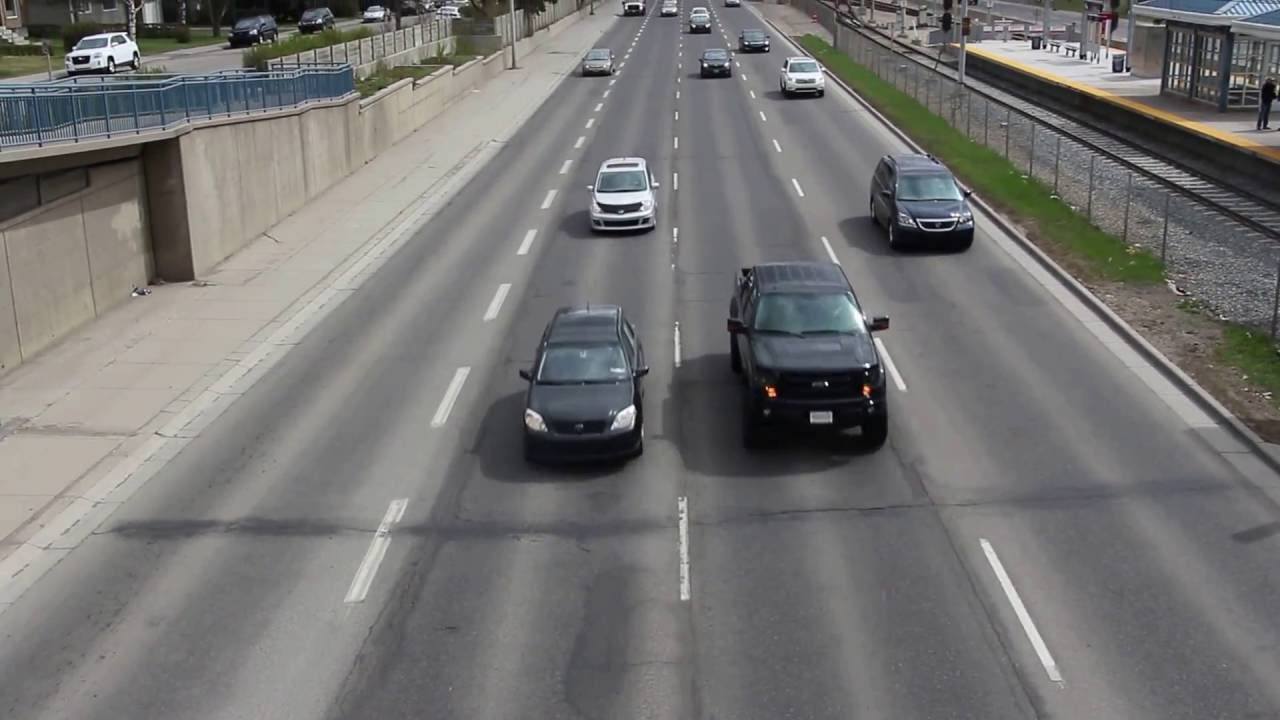
#> input picture Code/Image density using thresholding/test2.jpg, 1280 x 720 px
$ python test1.py
#> lines starting #> are read from the running program, lines starting #| are printed output that depends on the picture
import os
import skimage
from skimage import io
from skimage.color import rgb2gray
from skimage.viewer import ImageViewer

try:
	img = io.imread('test2.jpg')
#> img is the input picture: shape (720, 1280, 3); mean R, G, B 116.5, 115.7, 114.6
	print("OK")
	gray = rgb2gray(img)
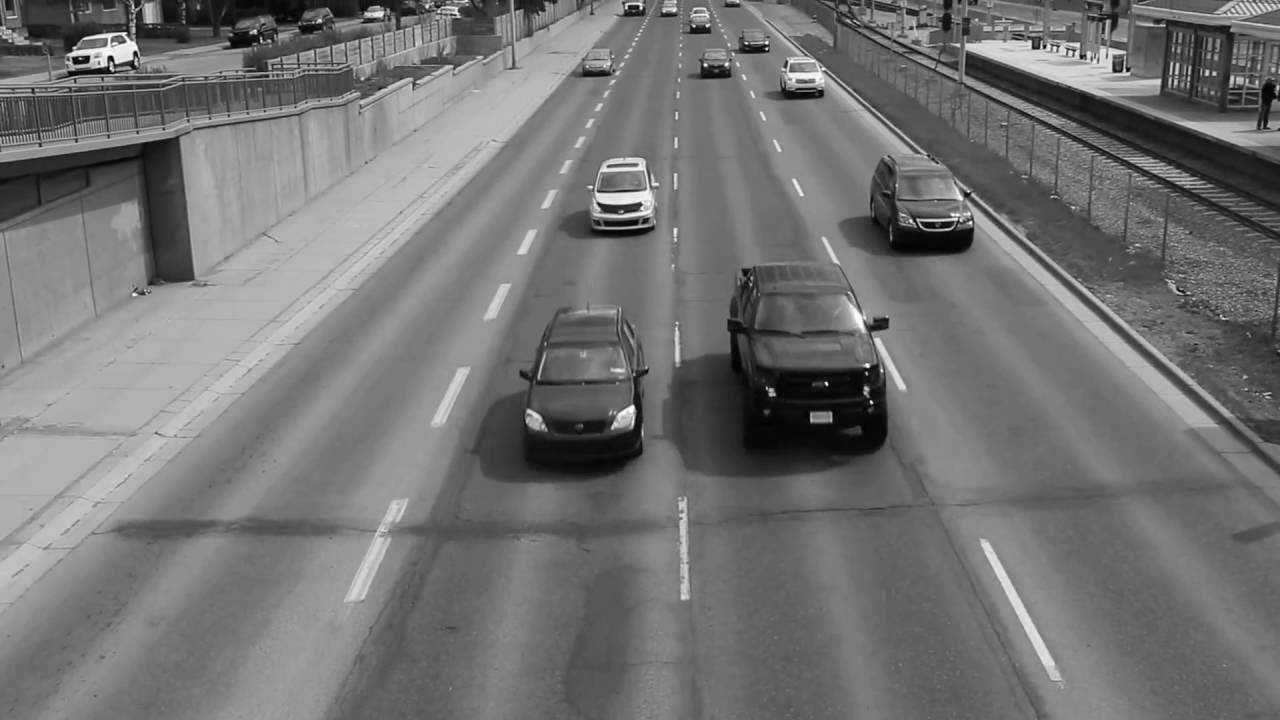
#> gray: shape (720, 1280) float64; min 0.000565, max 1, mean 0.454
	io.imshow(gray)
	io.show()
except IOError:
	pass

$ run again, with Code/Image density using thresholding/test1.jpg copied over Code/Image density using thresholding/test2.jpg
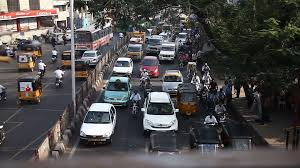
#> input picture Code/Image density using thresholding/test1.jpg, 300 x 168 px
#> img is the input picture: shape (168, 300, 3); mean R, G, B 77.6, 75.4, 75.4
#> `gray = rgb2gray(img)`:
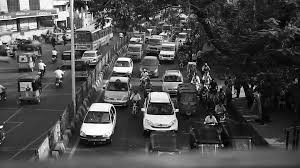
#> gray: shape (168, 300) float64; min 0, max 1, mean 0.297

$ run again, with Code/Image density using thresholding/test3.jpg copied over Code/Image density using thresholding/test2.jpg
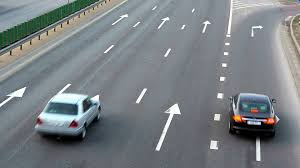
#> input picture Code/Image density using thresholding/test3.jpg, 300 x 168 px
#> img is the input picture: shape (168, 300, 3); mean R, G, B 121.5, 127.7, 131.9
#> `gray = rgb2gray(img)`:
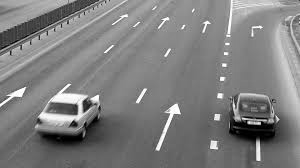
#> gray: shape (168, 300) float64; min 0, max 1, mean 0.497

$ run again, with Code/Image density using thresholding/test4.jpg copied over Code/Image density using thresholding/test2.jpg
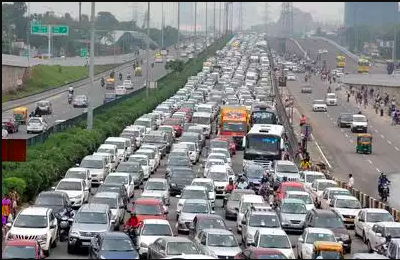
#> input picture Code/Image density using thresholding/test4.jpg, 400 x 260 px
#> img is the input picture: shape (260, 400, 4); mean R, G, B, A 131.3, 132.6, 131.9, 255
#> `gray = rgb2gray(img)`:
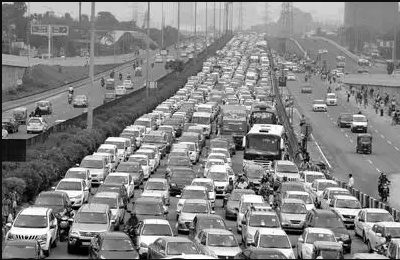
#> gray: shape (260, 400) float64; min 0, max 1, mean 0.519
